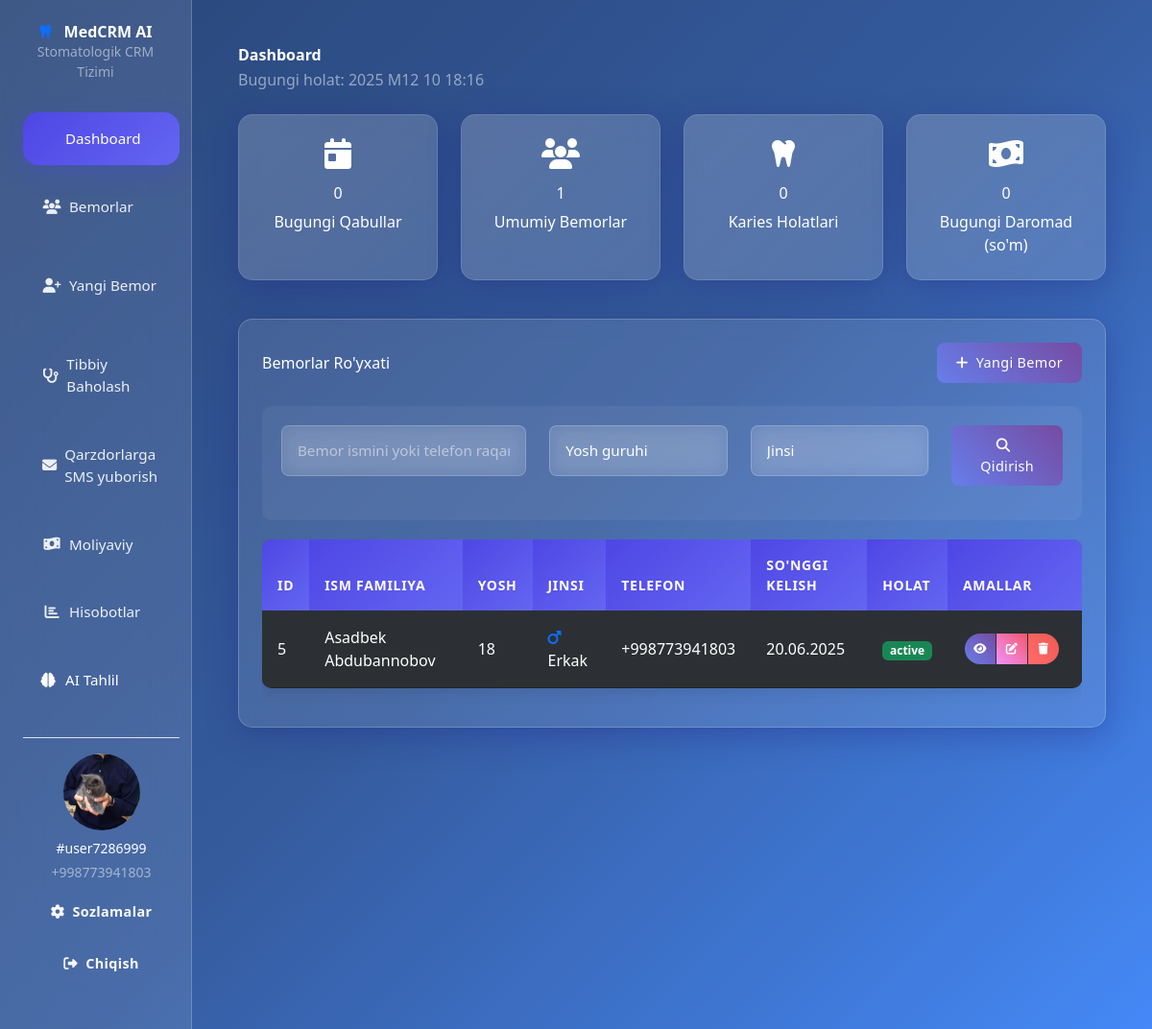
Page / (signed in) on the committed database.
### accounts/models.py (models this page shows, shortened)
class Account(AbstractBaseUser, PermissionsMixin):  # <--- PermissionsMixin qo'shildi
    class Meta:
        permissions = [('can_view_account', 'Can view account')]
        default_permissions = []
    first_name = models.CharField(max_length=50, blank=True, null=True)
    last_name = models.CharField(max_length=50, blank=True, null=True)
    profile_image = models.ImageField(upload_to='profile_images/', default="default_profile_image.png", blank=True, null=True)
    username = models.CharField(max_length=50, unique=True, editable=False)
    phone = models.CharField(max_length=15, unique=True, validators=[RegexValidator(regex=r'^\+998\d{9}$', message='Phone number must start with +998 followed by 9 digits')])
    email = models.EmailField(max_length=100, unique=True, blank=True, null=True)
    date_joined = models.DateTimeField(auto_now_add=True)
    last_login = models.DateTimeField(auto_now=True)
    is_admin = models.BooleanField(default=False)
    is_staff = models.BooleanField(default=False)
    is_active = models.BooleanField(default=True)
    is_superadmin = models.BooleanField(default=False)
    is_banned = models.BooleanField(default=False, blank=True, null=True)
    USERNAME_FIELD = 'phone'
    REQUIRED_FIELDS = ["first_name", "last_name"]
    objects = MyAccountManager()
    def profile_image_exists(self):
        return bool(self.profile_image)

### patients/models.py (models this page shows, shortened)
class Patient(models.Model):
    GENDER_CHOICES = [
        ('M', 'Erkak'),
        ('F', 'Ayol'),
        ('O', 'Boshqa'),
    ]
    STATUS_CHOICES = [
        ('active', 'Faol'),
        ('inactive', 'Nofaol'),
        ('pending', 'Kutilmoqda'),
    ]
    full_name = models.CharField(max_length=255, verbose_name='To\'liq ismi')
    date_of_birth = models.DateField(verbose_name='Tug\'ilgan yil')
    age = models.PositiveIntegerField(verbose_name='Yosh', editable=False)
    gender = models.CharField(max_length=1, choices=GENDER_CHOICES, verbose_name='Jins')
    phone_number = models.CharField(max_length=15, unique=True, verbose_name='Telefon')
    visit_date = models.DateTimeField(verbose_name='Kelish Vaqti', auto_now_add=True)
    last_coming = models.DateField(verbose_name='So\'nggi Davolanish', blank=True, null=True)
    status = models.CharField(max_length=10, choices=STATUS_CHOICES, verbose_name='Holat', default='active')
    notes = models.TextField(verbose_name='Eslatmalar', blank=True, null=True)
    class Meta:
        verbose_name = 'Bemor'
        verbose_name_plural = 'Bemorlar'
        ordering = ['-last_coming']

### dashboard/views.py (the view, shortened to what this page needs)
# urls.py: path('', DashboardView.as_view(), name='home'),  # Display Dashboard page
class DashboardView(View):
    def get(self, request):
        if not request.user.is_authenticated:
            return redirect('login')
        today = date.today()
        today_patients = Patient.objects.filter(last_coming=today).count()
        all_patients = Patient.objects.count()
        all_caries_medical_assessments = MedicalAssessment.objects.filter(
            patient_condition='caries'
        ).count()
        payments_today_sum = Payment.objects.filter(
            payment_date=today
        ).aggregate(total_amount=Sum('paid_amount'))['total_amount'] or 0
        search_query = request.GET.get('search', '').strip()
        age_filter = request.GET.get('age_filter', '')
        gender_filter = request.GET.get('gender_filter', '')
        patients_queryset = Patient.objects.all()
        if search_query:
            patients_queryset = patients_queryset.filter(
                Q(full_name__icontains=search_query) |
                Q(phone_number__icontains=search_query)
            )
        if gender_filter:
            patients_queryset = patients_queryset.filter(gender=gender_filter)
        last_five_patients = patients_queryset.order_by('-last_coming')[:10]
        data = {
            'user': request.user,
            'message': 'Dashboardga xush kelibsiz!',
            'today_patients': today_patients,
            'all_patients': all_patients,
            'all_caries_medical_assessments': all_caries_medical_assessments,
            'payments_today_sum': payments_today_sum,
            'last_five_patients': last_five_patients,
            'search_query': search_query,
            'age_filter': age_filter,
            'gender_filter': gender_filter,
        }
        return render(request, 'dashboard/dashboard.html', data)

### Templates/dashboard/dashboard.html (shortened to what this page needs)
{% extends "base.html" %}
{% load static %}
{% block content %}
<div class="container-fluid p-4">
    <div id="dashboard" class="page-content active animate-fade-in">
        <div class="row mb-4">
            <div class="col-12">
                <h1 class="text-white fw-bold mb-1">Dashboard</h1>
                <p class="text-white-50">Bugungi holat: <span id="current-date"></span></p>
            </div>
        </div>
        <div class="row mb-4">
            <div class="col-md-3 mb-3">
                <div class="stat-card p-4 text-center h-100">
                    <i class="fas fa-calendar-day fa-2x mb-3"></i>
                    <h3 class="mb-2">{{today_patients}}</h3>
                    <p class="mb-0">Bugungi Qabullar</p>
                </div>
            </div>
            <div class="col-md-3 mb-3">
                <div class="stat-card p-4 text-center h-100">
                    <i class="fas fa-users fa-2x mb-3"></i>
                    <h3 class="mb-2">{{all_patients}}</h3>
                    <p class="mb-0">Umumiy Bemorlar</p>
                </div>
            </div>
            <div class="col-md-3 mb-3">
                <div class="stat-card p-4 text-center h-100">
                    <i class="fas fa-tooth fa-2x mb-3"></i>
                    <h3 class="mb-2">{{all_caries_medical_assessments}}</h3>
                    <p class="mb-0">Karies Holatlari</p>
                </div>
            </div>
            <div class="col-md-3 mb-3">
                <div class="stat-card p-4 text-center h-100">
                    <i class="fas fa-money-bill-wave fa-2x mb-3"></i>
                    <h3 class="mb-2">{{payments_today_sum|floatformat:0}}</h3>
                    <p class="mb-0">Bugungi Daromad (so'm)</p>
                </div>
            </div>
        </div>
        <div class="row">
            <div class="col-12">
                <div class="glass-card p-4">
                    <div class="d-flex justify-content-between align-items-center mb-4">
                        <h2 class="text-white mb-0">Bemorlar Ro'yxati</h2>
                        <button class="btn btn-primary-custom btn-custom" onclick="addPatient()">
                            <i class="fas fa-plus me-2"></i>Yangi Bemor
                        </button>
                    </div>
                    <div class="filter-section">
                        <form method="GET" id="filterForm">
                            <div class="row">
                                <div class="col-md-4 mb-3">
                                    <input type="text"
                                           class="form-control form-control-custom"
                                           placeholder="Bemor ismini yoki telefon raqamini qidiring..."
                                           name="search"
                                           value="{{search_query}}"
                                           id="patient-search">
                                </div>
                                <div class="col-md-3 mb-3">
                                    <select class="form-control form-control-custom" name="age_filter" id="age-filter">
                                        <option value="">Yosh guruhi</option>
                                    </select>
                                </div>
                                <div class="col-md-3 mb-3">
                                    <select class="form-control form-control-custom" name="gender_filter" id="gender-filter">
                                        <option value="">Jinsi</option>
                                    </select>
                                </div>
                                <div class="col-md-2 mb-3">
                                    <button type="submit" class="btn btn-primary-custom btn-custom w-100">
                                        <i class="fas fa-search me-2"></i>Qidirish
                                    </button>
                                </div>
                            </div>
                        </form>
                    </div>
                    <div class="table-responsive">
                        <table class="table table-dark table-striped">
                            <thead>
                                <tr>
                                    <th>ID</th>
                                    <th>Ism Familiya</th>
                                    <th>Yosh</th>
                                    <th>Jinsi</th>
                                    <th>Telefon</th>
                                    <th>So'nggi Kelish</th>
                                    <th>Holat</th>
                                    <th class="actions-column">Amallar</th>
                                </tr>
                            </thead>
                            <tbody>
                                {% for patient in last_five_patients %}
                                <tr>
                                    <td>{{ patient.id }}</td>
                                    <td>{{ patient.full_name }}</td>
                                    <td>{{ patient.age }}</td>
                                    <td>
                                        {% if patient.gender == 'M' %}
                                            <i class="fas fa-mars text-primary"></i> Erkak
                                        {% elif patient.gender == 'F' %}
                                            <i class="fas fa-venus text-pink"></i> Ayol
                                        {% else %}
                                            <i class="fas fa-genderless"></i> Boshqa
                                        {% endif %}
                                    </td>
                                    <td>{{ patient.phone_number }}</td>
                                    <td>{{ patient.last_coming|date:"d.m.Y" }}</td>
                                    <td>
                                        <span class="badge bg-success">{{ patient.status }}</span>
                                    </td>
                                    <td class="actions-column">
                                        <div class="btn-group">
                                            <button class="btn btn-icon btn-primary-custom"
                                                    onclick="viewPatient({{ patient.id }})"
                                                    title="Ko'rish">
                                                <i class="fas fa-eye"></i>
                                            </button>
                                            <button class="btn btn-icon btn-secondary-custom"
                                                    onclick="editPatient({{ patient.id }})"
                                                    title="Tahrirlash">
                                                <i class="fas fa-edit"></i>
                                            </button>
                                            <button class="btn btn-icon btn-danger-custom"
                                                    onclick="deletePatient({{ patient.id }})"
                                                    title="O'chirish">
                                                <i class="fas fa-trash"></i>
                                            </button>
                                        </div>
                                    </td>
                                </tr>
                                {% endfor %}
                            </tbody>
                        </table>
                    </div>
                </div>
            </div>
        </div>
    </div>
</div>
{% endblock %}

### Templates/base.html (shortened to what this page needs)
<!DOCTYPE html>
<html lang="uz">
<head>
    <link href="https://cdnjs.cloudflare.com/ajax/libs/bootstrap/5.3.0/css/bootstrap.min.css" rel="stylesheet">
    <link href="https://cdnjs.cloudflare.com/ajax/libs/font-awesome/6.4.0/css/all.min.css" rel="stylesheet">
    <script src="https://cdn.tailwindcss.com"></script>
</head>
<body>
    <div class="container-fluid">
        <div class="row">
            {% include 'includes/header.html' %}
            <div class="col-md-9 col-lg-10 content-area p-4">
                {% block content %}
                {% endblock %}
            </div>
        </div>
    </div>
</body>
</html>

### Templates/includes/header.html (shortened to what this page needs)
<div class="col-md-3 col-lg-2 sidebar p-4">
    <div class="text-center mb-4">
        <h3 class="text-white fw-bold">
            <i class="fas fa-tooth text-primary me-2"></i>
            MedCRM AI
        </h3>
        <p class="text-white-50 small">Stomatologik CRM Tizimi</p>
    </div>
    <nav class="nav flex-column">
        <a class="nav-link nav-item text-white p-3 {% if request.path == '/' %}active{% endif %}"
           href="{% url 'home' %}">
             Dashboard
        </a>
        <a class="nav-link nav-item {% if request.path == '/patients/' %}active{% endif %}"
           href="{% url 'patients' %}">
            <i class="fas fa-users me-2"></i> Bemorlar
        </a>
        <a class="nav-link nav-item {% if request.path == '/patients/add/' %}active{% endif %}"
           href="{% url 'add_patient' %}">
            <i class="fas fa-user-plus me-2"></i> Yangi Bemor
        </a>
        <a class="nav-link nav-item {% if request.path == '/patients/assessment/' %}active{% endif %}"
           href="{% url 'assessment' %}">
            <i class="fas fa-stethoscope me-2"></i> Tibbiy Baholash
        </a>
        <a class="nav-link nav-item"
           href="{% url 'debt_notification' %}">
            <i class="fa-solid fa-envelope me-2"></i> Qarzdorlarga SMS yuborish
        </a>
        <a class="nav-link nav-item {% if request.path == '/payments/' %}active{% endif %}"
           href="{% url 'payment' %}">
            <i class="fas fa-money-bill-wave me-2"></i> Moliyaviy
        </a>
        <a class="nav-link nav-item {% if request.path == '/reports/' %}active{% endif %}"
           href="{% url 'reports' %}">
            <i class="fas fa-chart-bar me-2"></i> Hisobotlar
        </a>
        <a class="nav-link nav-item text-white p-3"
           href="#">
            <i class="fas fa-brain me-2"></i> AI Tahlil
        </a>
        {% if user.is_authenticated %}
        <div class="mt-4 pt-3 border-top border-white-50">
            <div class="text-center">
                <div class="mb-2 d-flex justify-content-center align-items-center">
                    {% if user.profile_image_exists %}
                    <img src="{{ user.profile_image.url }}" alt="User Image"
                        class="rounded-circle img-fluid"
                        style="width: 80px; height: 80px; object-fit: cover;">
                    {% else %}
                    <i class="fas fa-user-circle fa-2x text-white"></i>
                    {% endif %}
                </div>
                <p class="text-white small mb-1">{{ user.get_full_name|default:user.username }}</p>
                <p class="text-white-50 small">{{ user.phone }}</p>
                <a href="{% url 'settings' %}" class="btn btn-sm btn-outline-light mt-2">
                    <i class="fa-solid fa-gear me-1"></i> Sozlamalar
                </a>
                <a href="{% url 'logout' %}" class="btn btn-sm btn-outline-light mt-2">
                    <i class="fas fa-sign-out-alt me-1"></i> Chiqish
                </a>
            </div>
        </div>
        {% endif %}
    </nav>
</div>

### rows in the picture
Account: profile_image (picture), get_full_name "#user7286999", phone "+998773941803"
Patient: id "5", full_name "Asadbek Abdubannobov", age "18", gender "M" (drawn), phone_number "+998773941803", last_coming "20.06.2025", status "active"

### other values in the picture
{{ today_patients }} "0"
{{ all_patients }} "1"
{{ all_caries_medical_assessments }} "0"
{{ payments_today_sum|floatformat:0 }} "0"
